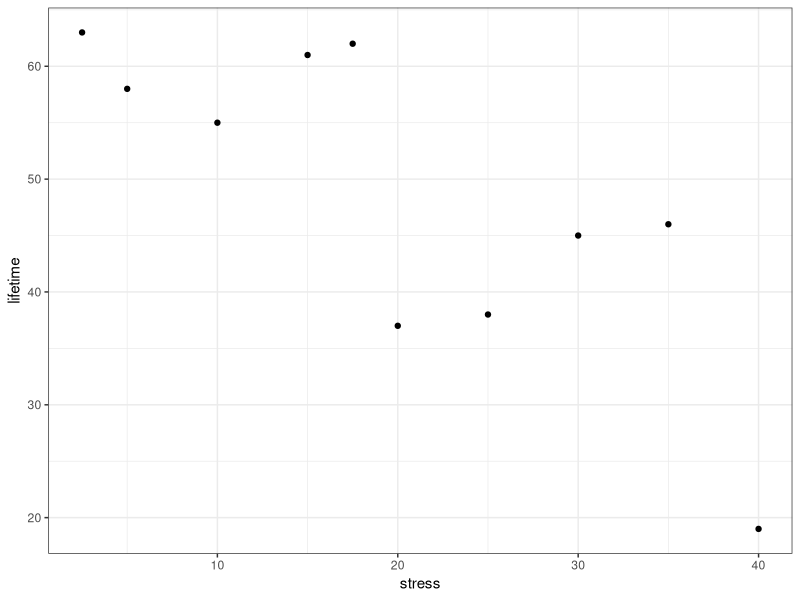
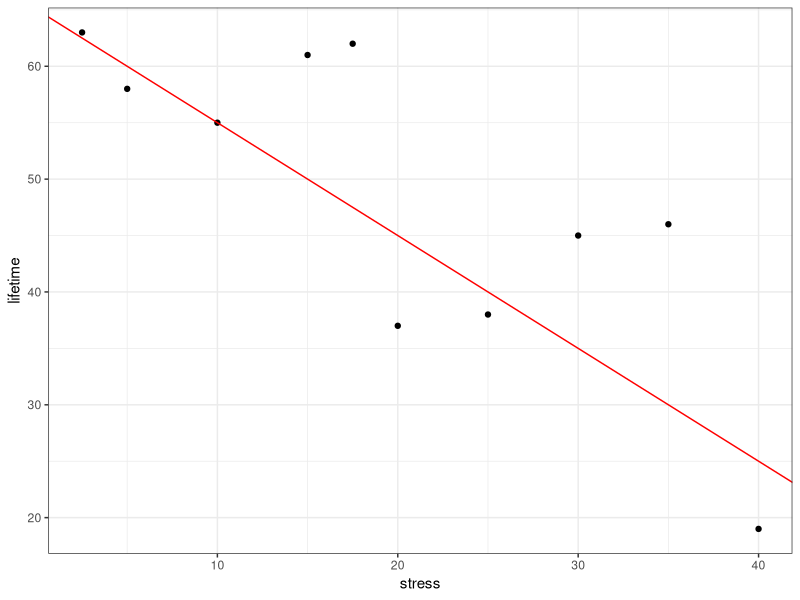
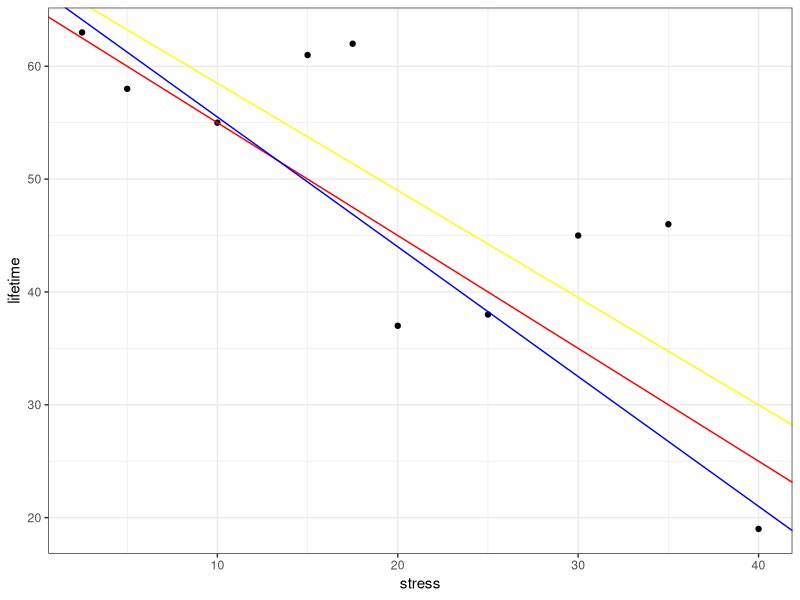

Write the R code that produced these figures, in order.
#--------------------------------------**--------------------------------------#
#  File Name: new.R
#  Purpose:
#
#  Creation Date: 03-02-2016
#  Last Modified: Wed Feb  3 17:22:16 2016
#  Created By:
#
#--------------------------------------**--------------------------------------#
#
#  FORTRAN and C: 
#  source('~/R/shlib/C_FORTRAN.shlib.r')
#  .Fortran("subroutine name",as.integer(input1),as.double(input2), etc)
#

library(ggplot2)

stress <- c(2.5, 5.0, 10.0, 15.0, 17.5, 20.0, 25.0, 30.0, 35.0, 40.0)
lifetime <- c(63, 58, 55, 61, 62, 37, 38, 45, 46, 19)

png("./figure/stress_lifetime_plot.png", height = 300, width = 300)
ggplot(data = NULL, aes(x = stress, y = lifetime)) + geom_point() + theme_bw()
dev.off()

png("./figure/stress_lifetime_plot_line1.png", height = 300, width = 300)
ggplot(data = NULL, aes(x = stress, y = lifetime)) + geom_point() + geom_abline(slope = -1, intercept = 65, color = "red") + theme_bw()
dev.off()

png("./figure/stress_lifetime_plot_line2.png", height = 300, width = 300)
ggplot(data = NULL, aes(x = stress, y = lifetime)) + geom_point() + 
geom_abline(slope = -1, intercept = 65, color = "red") +
geom_abline(slope = -1.15, intercept = 67, color = "blue", shape = 2) +
geom_abline(slope = -0.95, intercept = 68, color = "yellow", shape = 2) + theme_bw()
dev.off()


